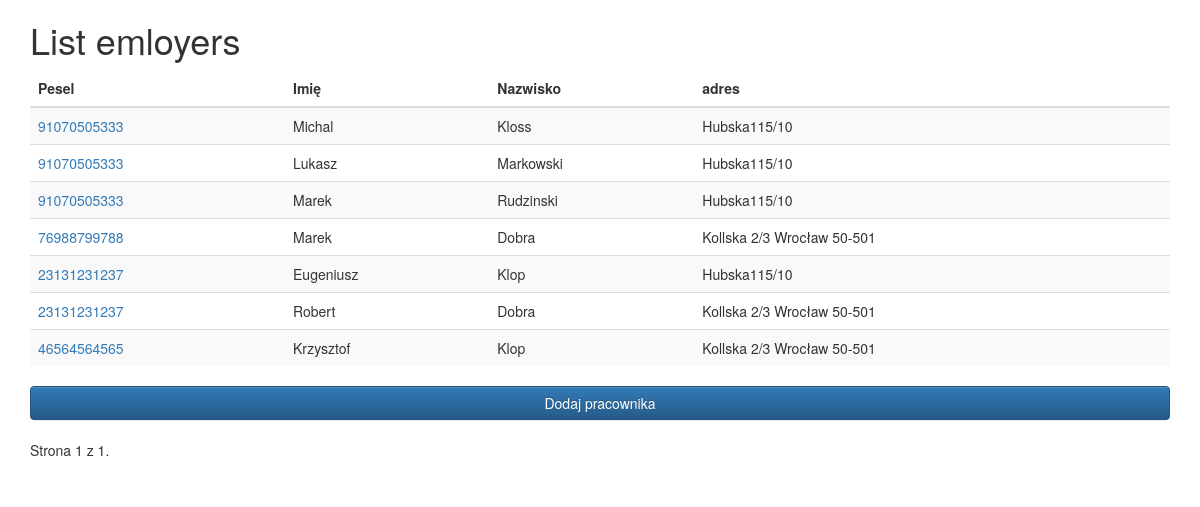
/polls/?page=2, run on an earlier commit of the app's database.
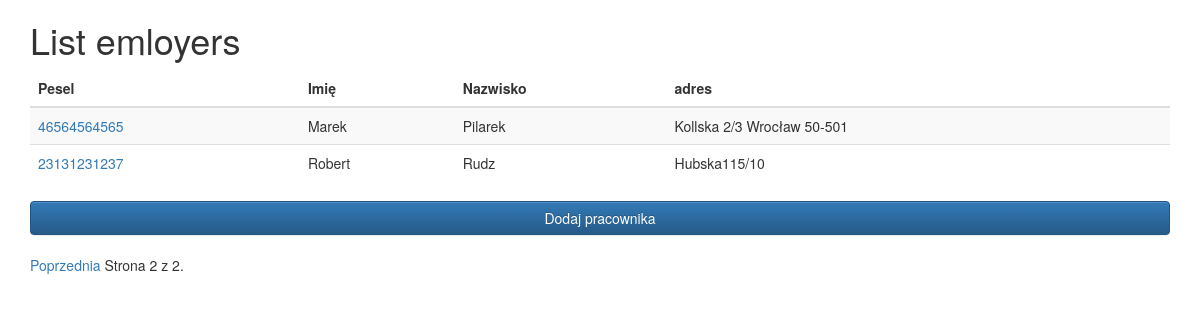
And on a later commit of the database.
### polls/models.py (models this page shows)
class Person(models.Model):
    first_name = models.CharField(max_length=30)
    personal_number = models.CharField(max_length=11)
    last_name = models.CharField(max_length=30)
    adress  = models.CharField(max_length=300)

### polls/views.py (the view)
def home_list(request):
    queryset_list = Person.objects.all()
    paginator = Paginator(queryset_list, 7)
    page = request.GET.get('page')
    try:
        queryset = paginator.page(page)
    except PageNotAnInteger:
        queryset = paginator.page(1)
    except EmptyPage:
        queryset = paginator.page(paginator.num_pages)
    data_employer = {
        "object_list":queryset,
        "title" :"List"
    }
    return render (request, "lista.html",data_employer)

### templates/lista.html (shortened to what this page needs)
{% extends 'base.html' %}
{% block content %}
<h1>{{title}} emloyers</h1>
<table class="table table-striped">
 <thead>
   <tr>
        <th>Pesel</th>
          <th>Imię</th>
            <th>Nazwisko</th>
            <th>adres</th>
        </tr>
    </thead>
<tbody>
{% for obj in object_list%}
<tr>
<td><a href ='{%url "detail" id=obj.id%}'>{{obj.personal_number}}</a></td>
<td>{{obj.first_name}}</td>
<td>{{obj.last_name}}</td>
<td>{{obj.adress}}</td>
</tr>
{% endfor %}
</tbody>
</table>
<form method="GET" action="{% url 'create' %}">
<button type="submit" class="btn btn-primary btn-block">Dodaj pracownika</button>
</form>
<div class="pagination">
    <span class="step-links">
        {% if object_list.has_previous %}
            <a href="?page={{ object_list.previous_page_number }}">Poprzednia</a>
        {% endif %}
        <span class="current">
            Strona {{ object_list.number }} z {{ object_list.paginator.num_pages }}.
        </span>
    </span>
</div>
{% endblock content %}

What changed in the data, as far as the page shows it:
no longer on this page (row unchanged): Person: personal_number "91070505333", first_name "Michal", last_name "Kloss", adress "Hubska115/10"
no longer on this page (row unchanged): Person: personal_number "91070505333", first_name "Lukasz", last_name "Markowski", adress "Hubska115/10"
no longer on this page (row unchanged): Person: personal_number "91070505333", first_name "Marek", last_name "Rudzinski", adress "Hubska115/10"
no longer on this page (row unchanged): Person: personal_number "76988799788", first_name "Marek", last_name "Dobra", adress "Kollska 2/3 Wrocław 50-501"
no longer on this page (row unchanged): Person: personal_number "23131231237", first_name "Eugeniusz", last_name "Klop", adress "Hubska115/10"
no longer on this page (row unchanged): Person: personal_number "23131231237", first_name "Robert", last_name "Dobra", adress "Kollska 2/3 Wrocław 50-501"
removed Person: personal_number "46564564565", first_name "Krzysztof", last_name "Klop", adress "Kollska 2/3 Wrocław 50-501"
added Person: personal_number "46564564565", first_name "Marek", last_name "Pilarek", adress "Kollska 2/3 Wrocław 50-501"
added Person: personal_number "23131231237", first_name "Robert", last_name "Rudz", adress "Hubska115/10"
Also different on the page:
{{ object_list.number }}: "1" → "2"
{{ object_list.paginator.num_pages }}: "1" → "2"
text now shown: "Poprzednia"
